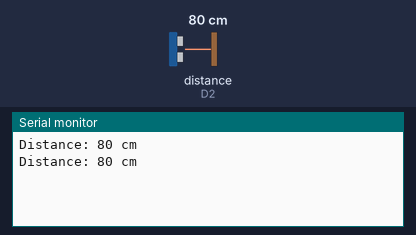
Simulated run of this sketch. Board: ESP8266 (NodeMCU). Shown: the last lines printed to the serial monitor. Wiring (inferred from the names in the program): ultrasonic range finder: trigger D1; echo D2. The inputs (shaded band) are chosen by the test bench; at power-on: distance to the obstacle (sensor on D2) 80 cm. The echo pulse lasts 58.3 µs per cm.

Above: at 3.2 s.
3.3 s: distance to the obstacle (sensor on D2) set to 2 cm
At 4.3 s:
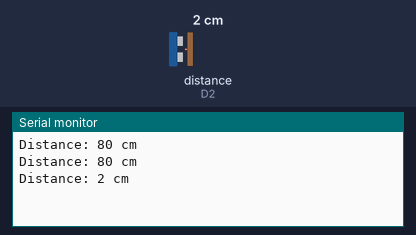
4.8 s: distance to the obstacle (sensor on D2) set to 4 cm
At 5.8 s:
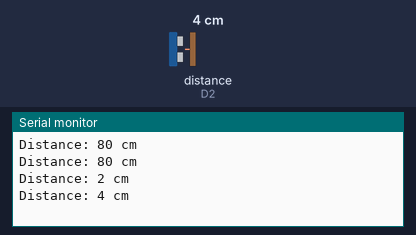
Timing chart, 0 to 7.8 s (numbered marks = the images above; inputs shaded):
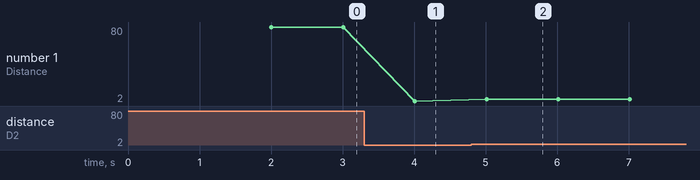

Measured:
- after the input at 3.3 s, the serial monitor: prints a new line after 0.71 s (image 1)
- after the input at 4.8 s, the serial monitor: prints a new line after 0.21 s (image 2)
- plotted number 1: 80 → 2 after the input at 3.3 s, 2 → 4 after the input at 4.8 s

The sketch:

11-ultrasonic-sound-sensor.ino
```cpp
#include <ESP8266WiFi.h>

#define TRIG_PIN D1  // Trigger pin
#define ECHO_PIN D2  // Echo pin

long duration;
int distance;

void setup() {
  Serial.begin(115200);

  pinMode(TRIG_PIN, OUTPUT);
  pinMode(ECHO_PIN, INPUT);

  // Send a HIGH pulse for 10ms to trigger the ultrasonic sensor
  digitalWrite(TRIG_PIN, LOW);
  delay(2000);  // Wait for sensor to settle
}

void loop() {
  // Trigger the ultrasonic sensor
  digitalWrite(TRIG_PIN, HIGH);
  delayMicroseconds(10);
  digitalWrite(TRIG_PIN, LOW);

  // Measure the time it takes for the pulse to return
  duration = pulseIn(ECHO_PIN, HIGH);

  // Calculate distance (in cm)
  distance = duration * 0.0344 / 2;  // Speed of sound is 0.0344 cm/µs

  // Print the distance in the Serial Monitor
  Serial.print("Distance: ");
  Serial.print(distance);
  Serial.println(" cm");

  delay(1000);  // Wait 1 second before the next measurement
}
```
